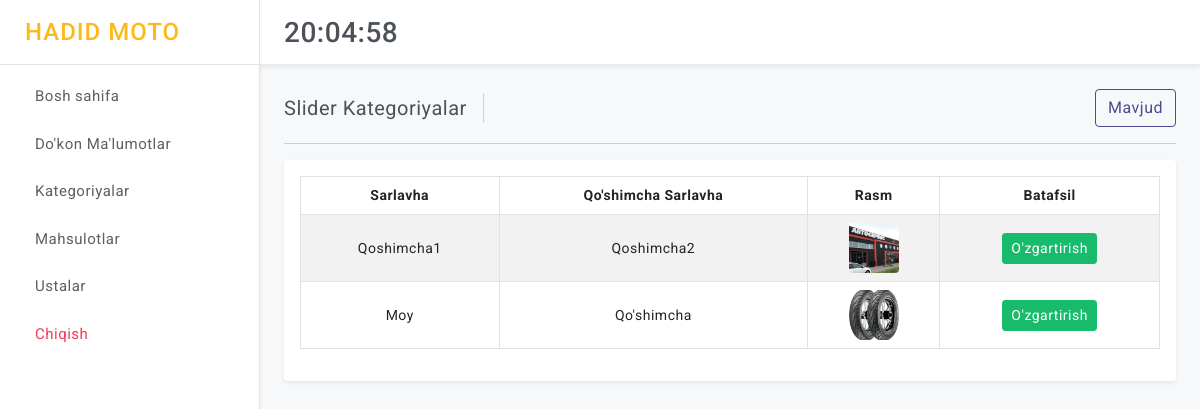
The page /sklad/slidercategories/ (signed in) on the database its author committed.
### control/models.py (models this page shows, shortened)
class SliderCategory(models.Model):
    category = models.ForeignKey(Category, on_delete=models.CASCADE)
    title = models.CharField(max_length=250, default="", blank=True)
    subtitle = models.CharField(max_length=250, default="", blank=True)
    image = ResizedImageField(size=[200, 200], quality=100, upload_to="slider/")

### control/views.py (the view)
# urls.py: path("slidercategories/", views.control_slidercategories_all, name="control_slidercategories_all"),
@login_required(login_url='login')
def control_slidercategories_all(request):
    slidercategories = SliderCategory.objects.all()
    total_slidercategories = SliderCategory.objects.all().count()
    categories = Category.objects.filter(available=True, is_active=True)
    context = {
        "base": base_context(request=request),
        "slidercategories":slidercategories,
        "total_slidercategories":total_slidercategories
    }
    return render(request, "control/slidercategories/all.html", context)

### control/views.py (called while the page is built)
def base_context(request):
    try:
        code = request.build_absolute_uri().split('?')[1]
    except:
        code = None
    context = {
        "code": code
    }
    return context

### templates/control/slidercategories/all.html (shortened to what this page needs)
{% extends 'control/base.html' %}
{% load static %}
      {% block page_title %}Slider Kategoriyalar{% endblock page_title %}
      {% block add %}
      <div class="ms-auto d-block">
        <div class="btn-group">
          {% if total_slidercategories >= 2 %}
          <a href="#." class="btn btn-outline-primary d-block">Mavjud</a>
          {% else %}
          <a href="{% url 'control_slidercategory_add' %}" class="btn btn-outline-primary d-block">Yaratish</a>
          {% endif %}
        </div>
      </div>
      {% endblock add %}
      {% block content %}
            <div class="card">
                <div class="card-body">
                    <div class="table-responsive">
                        <table id="example" class="table table-striped table-bordered" style="width:100%">
                            <thead>
                                <tr class="text-center">
                                    <th>Sarlavha</th>
                                    <th>Qo'shimcha Sarlavha</th>
                                    <th>Rasm</th>
                                    <th>Batafsil</th>
                                </tr>
                            </thead>
                            <tbody>
                                {% for slidercategory in slidercategories %}
                                <tr style="vertical-align: middle; text-align: center;">
                                    <td>{{ slidercategory.title }}</td>
                                    <td>{{ slidercategory.subtitle }}</td>
                                    <td><img height="50" width="50"  class="rounded" src="{{slidercategory.image.url}}" alt="img_not_found" style="object-fit: cover;"></td>
                                    <td><a href="{% url 'control_slidercategory_detail' slidercategory.id  %}" class="btn btn-success btn-sm"> O'zgartirish </a></td>
                                </tr>
                                {% endfor %}
                            </tbody>
                        </table>
                    </div>
                </div>
            </div>
      {% endblock content %}

### core/static/control/assets/css/style.css (style rules this page uses)
body { color: #4c5258; font-size: 14px; letter-spacing: .5px; background-color: #f7f8fa; overflow-x: hidden; font-family: Roboto, sans-serif; }
a { text-decoration: none; }
::placeholder { opacity: 0.5 !important; }
.table-responsive { white-space: nowrap; }

### templates/control/base.html (style rules this page uses)
.table-responsive { overflow-x: hidden; }

### rows shown on the page
SliderCategory: title "Qoshimcha1", subtitle "Qoshimcha2", image (picture)
SliderCategory: title "Moy", subtitle "Qo'shimcha", image (picture)
